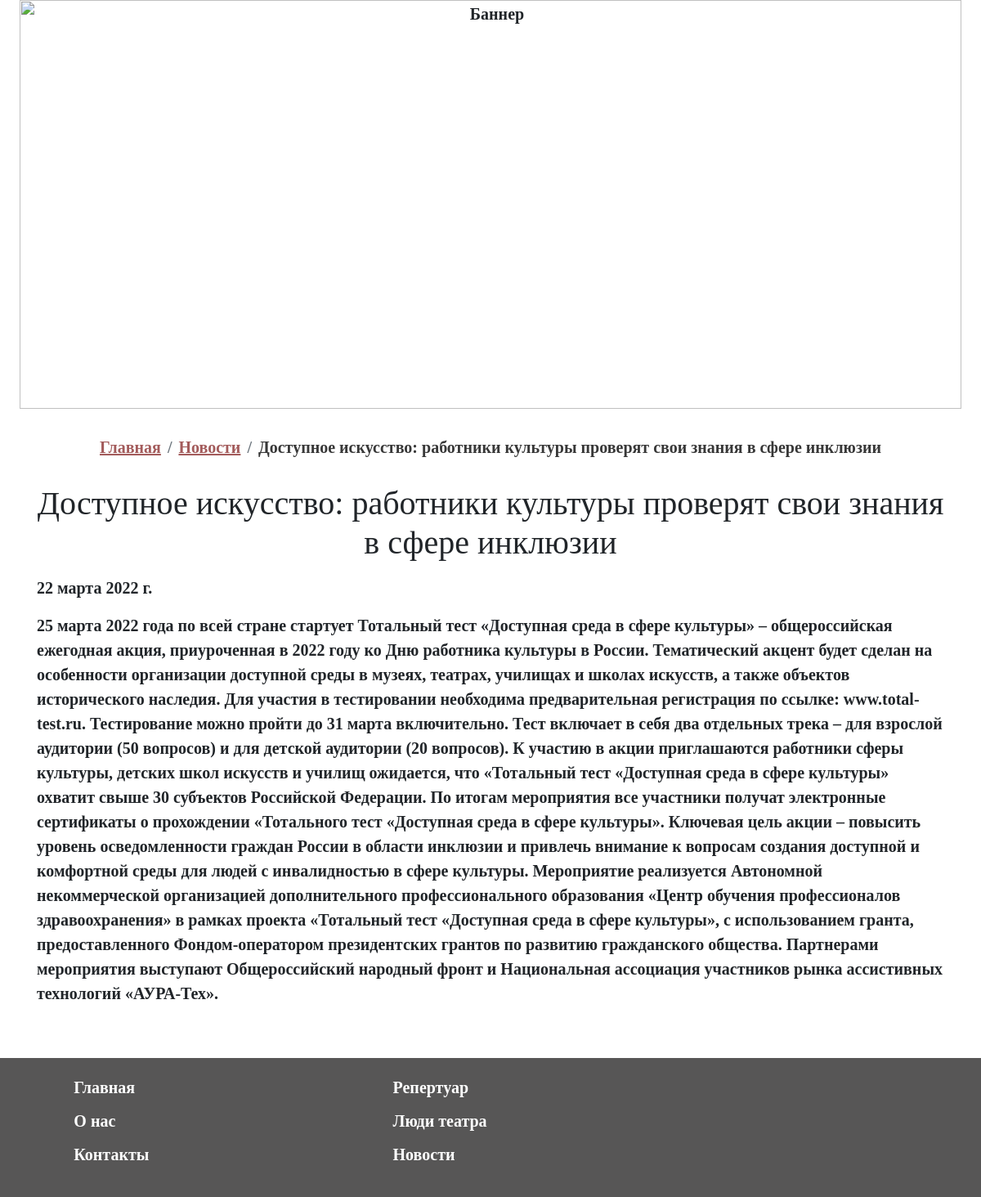
The app's page /news/dostupnoe-iskusstvo-rabotniki-kultury-proveryat-svoi-znaniya-v-sfere-inkljuzii/ with its own data.
### performs/models.py (models this page shows, shortened)
class News(models.Model):
    title = models.CharField("Заголовок", max_length=150)
    description = models.TextField("Описание")
    preview = models.TextField("Краткое описание", default="Новость")
    date = models.DateField("Дата")
    url = models.SlugField(max_length=100)
    class Meta:
        verbose_name = "Новость"
        verbose_name_plural = "Новости"

### performs/views.py (the view)
# urls.py: path("news/<str:slug>/", views.NewsDetailView.as_view(), name="news_detail"),
class NewsDetailView(DetailView):
    model = News
    slug_field = "url"

### templates/performs/news_detail.html (shortened to what this page needs)
{% load static %}
<html lang="en">
<head>
    <link rel="stylesheet" href="{% static 'css1/bootstrap.min.css' %}">
    <link rel="stylesheet" href="{% static 'css/main.css' %}">
    <link rel="stylesheet" href="{% static 'css/perform.css' %}">
    <link rel="stylesheet" href="https://unpkg.com/swiper/swiper-bundle.css" />
    <link rel="stylesheet" href="https://unpkg.com/swiper/swiper-bundle.min.css" />
</head>
<body>
   <nav class="navbar navbar-expand-md navbar-dark sticky-top navbar-fixed-top trn">
        <div class="container-fluid">
            <a href="{% url 'index' %}" class="navbar-brand">
                <img src="{% static 'img/logo2.png' %}" class="d-inline-block align-top" alt="Логотип">
            </a>
            <div class="collapse navbar-collapse" id="navbarResponsive">
                <ul class="navbar-nav ml-auto mt-2 mt-lg-0">
                    <li class="nav-item">
                        <a href="{% url 'index' %}" class="nav-link">Главная</a>
                    </li>
                    <li class="nav-item">
                        <a href="{% url 'affiche' %}" class="nav-link">Репертуар</a>
                    </li>
                    <li class="nav-item">
                        <a href="{% url 'people' %}" class="nav-link">Люди театра</a>
                    </li>
                    <li class="nav-item">
                        <a href="{% url 'about' %}" class="nav-link">О нас</a>
                    </li>
                    <li class="nav-item">
                        <a href="{% url 'contact' %}" class="nav-link">Контакты</a>
                    </li>
                    <li class="nav-item">
                        <a href="{% url 'news' %}" class="nav-link">Новости</a>
                    </li>
                    {% if request.user.is_authenticated %}
					<li class="nav-item text-white">
						{{user.username}} | <a href="{%url 'logout' %}">
                        <svg xmlns="http://www.w3.org/2000/svg" width="26" height="26" fill="currentColor" class="bi bi-door-open text-white" viewBox="0 0 16 16">
                            <path d="M8.5 10c-.276 0-.5-.448-.5-1s.224-1 .5-1 .5.448.5 1-.224 1-.5 1z"/>
                            <path d="M10.828.122A.5.5 0 0 1 11 .5V1h.5A1.5 1.5 0 0 1 13 2.5V15h1.5a.5.5 0 0 1 0 1h-13a.5.5 0 0 1 0-1H3V1.5a.5.5 0 0 1 .43-.495l7-1a.5.5 0 0 1 .398.117zM11.5 2H11v13h1V2.5a.5.5 0 0 0-.5-.5zM4 1.934V15h6V1.077l-6 .857z"/>
                        </svg>
                    </a>
					</li>
					{% else %}
					<li class="nav-item">
                        <a href="{% url 'login' %}">
                            <svg xmlns="http://www.w3.org/2000/svg" width="26" height="26" fill="currentColor" class="bi bi-door-closed text-white" viewBox="0 0 16 16">
                                <path d="M3 2a1 1 0 0 1 1-1h8a1 1 0 0 1 1 1v13h1.5a.5.5 0 0 1 0 1h-13a.5.5 0 0 1 0-1H3V2zm1 13h8V2H4v13z"/>
                                <path d="M9 9a1 1 0 1 0 2 0 1 1 0 0 0-2 0z"/>
                            </svg>
                        </a>
                    </li>
					{% endif %}
                </ul>
            </div>
        </div>
    </nav>
    <div class="banner">
        <img src="{% static 'img/Frame 1.svg' %}" alt="Баннер">
    </div>
    <div class="container-sm bc" style="margin-top:20px; margin-bottom:20px;">
        <nav aria-label="breadcrumb">
            <ol class="breadcrumb">
                <li class="breadcrumb-item"><a href="{% url 'index' %}">Главная</a></li>
                <li class="breadcrumb-item"><a href="{% url 'news' %}">Новости</a></li>
                <li class="breadcrumb-item active" aria-current="page">{{ news.title }}</li>
            </ol>
        </nav>
    </div>
    <div class="container col-xxl-8 ">
        <div class="row flex-lg-row-reverse align-items-center g-5 py-5">
            <div class="col-lg-12">
                <h1 class="display-5 fw-bold lh-1 mb-3">{{ news.title }}</h1>
                <p class="lead">{{ news.date }}</p>
                <p class="lead">{{ news.description }}</p>
                </div>
            </div>
        </div>
    <footer class="footer mt-auto py-3">
        <div class="container">
            <ul>
                <li>
                    <a href="{% url 'index' %}">Главная</a>
                </li>
                <li>
                    <a href="{% url 'affiche' %}">Репертуар</a>
                </li>
                <li>
                    <a href="{% url 'about' %}">О нас</a>
                </li>
                <li>
                   <a href="{% url 'people' %}">Люди театра</a>
                </li>
                <li>
                    <a href="{% url 'contact' %}">Контакты</a>
                </li>
                <li>
                    <a href="{% url 'news' %}">Новости</a>
                </li>
            </ul>
        </div>
    </footer>
</body>
</html>

### static/css/main.css (style rules this page uses)
body { background-color: rgb(255, 255, 255); font-family: "CormorantUnicase-Regular"; overflow-x: hidden; font-style: normal; font-weight: bold; font-size: 20px; text-align: center; max-width: 100%; }
.nav-item, .foo-item { margin-right: 20px; }
.navbar-brand img { width: 90px; height: 90px; }
.sticky-top { position: absolute; z-index: 1; top: 0; width: 100%; }
.banner img { width: 98%; height: 600px; position: relative; background-size: cover; object-fit: cover; }
.bc { margin-top: 100px; margin-bottom: -80px; width: fit-content; }
.breadcrumb { background-color: #fff; }
.breadcrumb-item a { color: #700000a4 !important; text-decoration: underline; }
.active { color: #383838 !important; }
footer { text-align: left; background-color: #575656; }
footer li { list-style-type: none; display: inline-block; width: 35%; margin: 0.5%; }

### static/css/perform.css (style rules this page uses)
body { background-color: rgb(255, 255, 255); font-family: "CormorantUnicase-Regular"; overflow-x: hidden; font-style: normal; font-size: 20px; text-align: center; font-weight: bolder; }
.lead { text-align: left; font-weight: bolder; }
.banner img { width: 98%; height: 500px; position: relative; background-size: cover; object-fit: cover; }
h1 { margin-top: -50px; margin-bottom: -20px; }

### records on screen
News: title "Доступное искусство: работники культуры проверят свои знания в сфере инклюзии", date "22 марта 2022 г.", description "25 марта 2022 года по всей стране стартует Тотальный тест «Доступная среда в сфере культуры» – общероссийская ежегодная акция, приуроченная в 2022 году ко Дню работника культуры в России. Тематический акцент будет сделан на особенности организации доступной среды в музеях, театрах, училищах и школах искусств, а также объектов исторического наследия. Для участия в тестировании необходима предварительная регистрация по ссылке: www.total-test.ru. Тестирование можно пройти до 31 марта включительно. Тест включает в себя два отдельных трека – для взрослой аудитории (50 вопросов) и для детской аудитории (20 вопросов). К участию в акции приглашаются работники сферы культуры, детских школ…"
